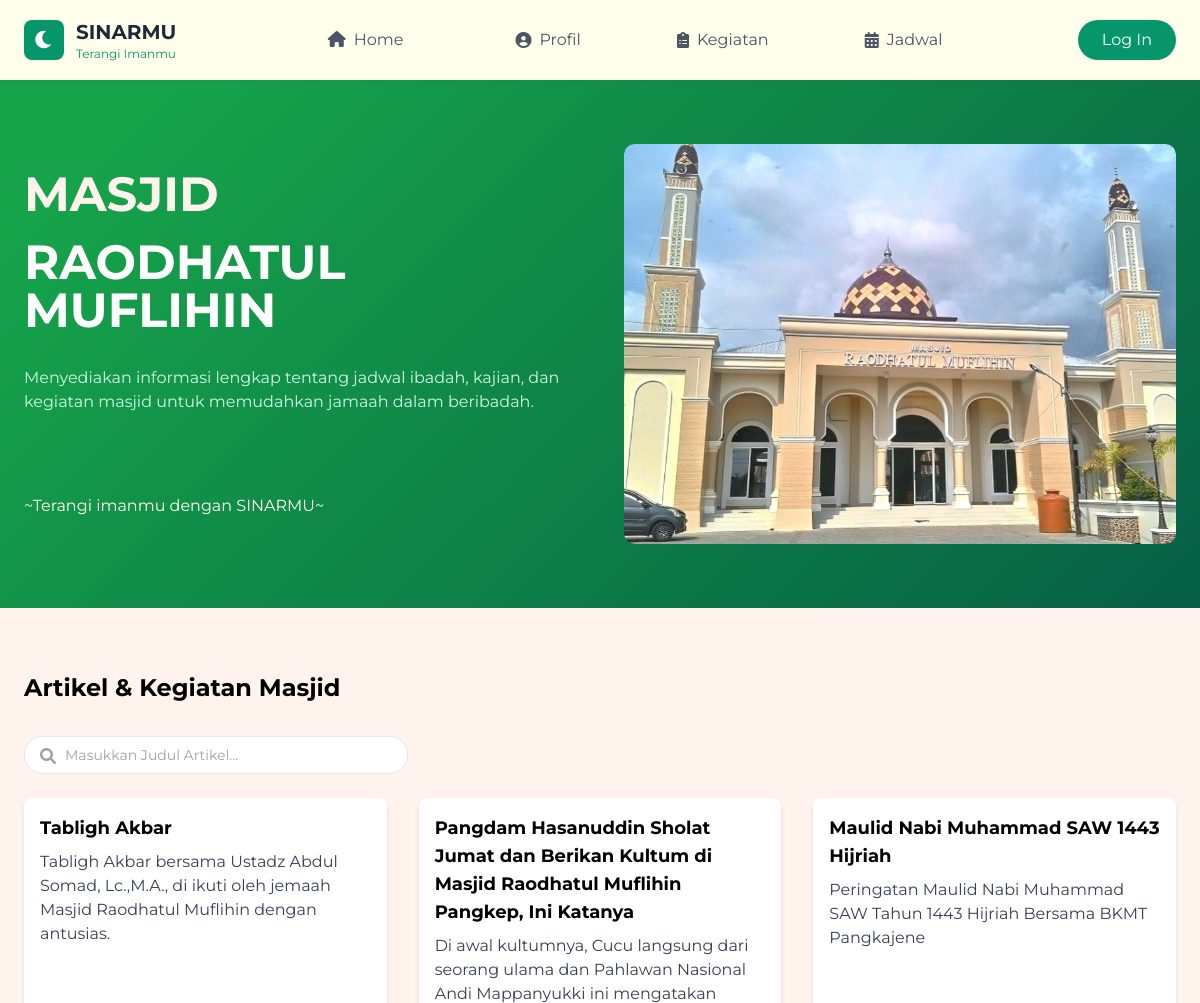
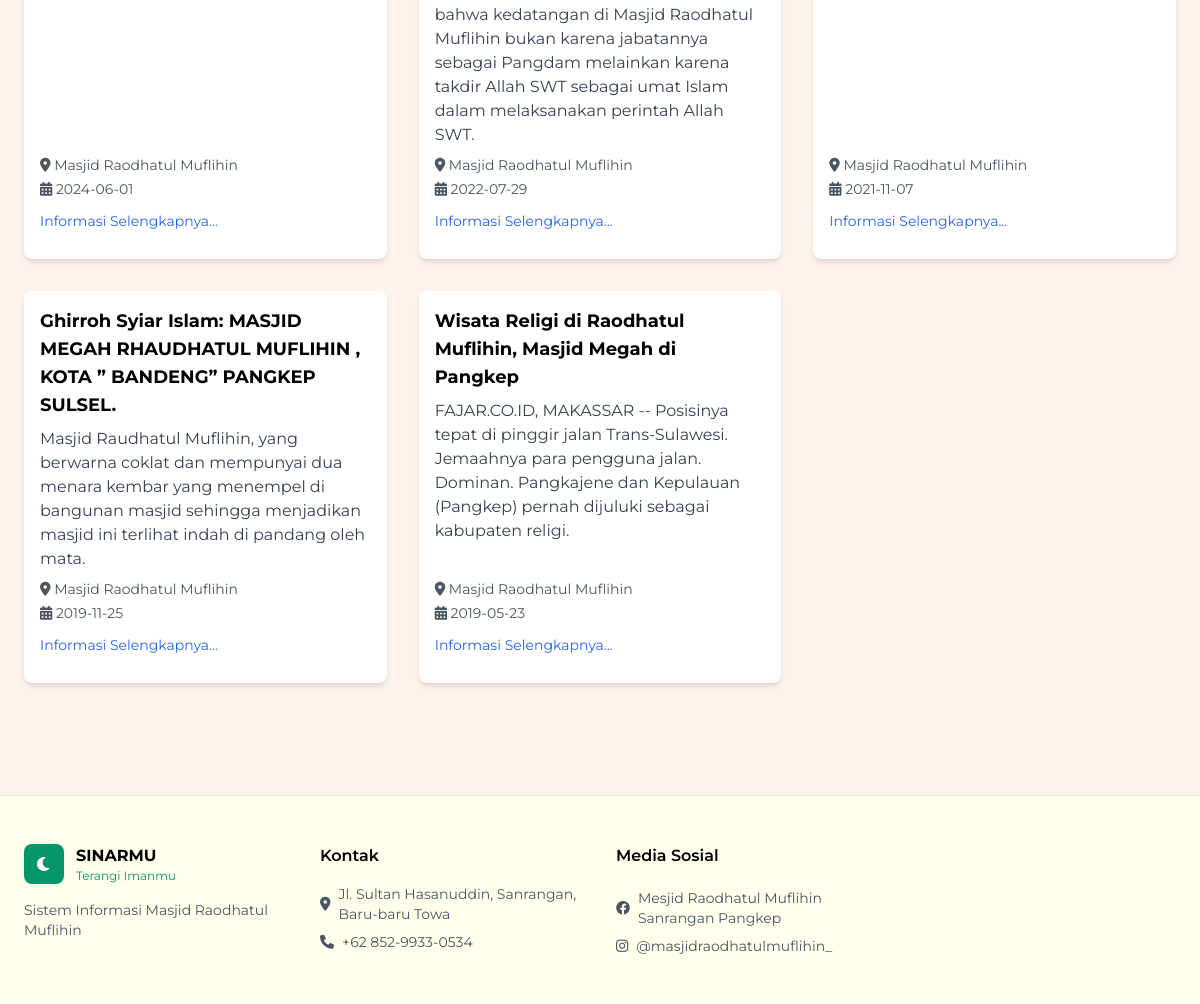
Page /home_public.php on the committed database (2 pictures, top to bottom).
### tables this page shows
CREATE TABLE `artikel` (
  `id_artikel` int NOT NULL,
  `judul_artikel` varchar(255) NOT NULL,
  `deskripsi_artikel` text NOT NULL,
  `tempat_artikel` varchar(255) NOT NULL,
  `tanggal_artikel` date NOT NULL,
  `link_artikel` varchar(255) NOT NULL,
  `created_at` timestamp NULL DEFAULT CURRENT_TIMESTAMP,
  `updated_at` timestamp NULL DEFAULT CURRENT_TIMESTAMP ON UPDATE CURRENT_TIMESTAMP
);

### home_public.php (the view, shortened to what this page needs)
<?php
include 'koneksi.php';
$query = isset($_GET['query']) ? trim($_GET['query']) : '';
if (!empty($query)) {
    $stmt = $conn->prepare(
        "SELECT id_artikel, judul_artikel, deskripsi_artikel, tempat_artikel, tanggal_artikel, link_artikel
        FROM artikel
        WHERE judul_artikel LIKE ?
        ORDER BY tanggal_artikel DESC"
    );
    $search = "%$query%";
    $stmt->bind_param("s", $search);
} else {
    $stmt = $conn->prepare(
        "SELECT id_artikel, judul_artikel, deskripsi_artikel, tempat_artikel, tanggal_artikel, link_artikel
        FROM artikel
        ORDER BY tanggal_artikel DESC"
    );
}
$stmt->execute();
$result = $stmt->get_result();
$data_artikel = $result->num_rows > 0 ? $result->fetch_all(MYSQLI_ASSOC) : [];
?>
<!DOCTYPE html>
<html lang="id">
<head>
    <link href="https://cdnjs.cloudflare.com/ajax/libs/tailwindcss/2.2.19/tailwind.min.css" rel="stylesheet">
    <link href="https://cdnjs.cloudflare.com/ajax/libs/font-awesome/6.0.0/css/all.min.css" rel="stylesheet">
</head>
<body>
    <nav class="background shadow-sm sticky top-0 z-50">
        <div class="max-w-7xl mx-auto px-6">
            <div class="flex justify-between h-20 items-center">
                <div class="flex items-center gap-3">
                    <div class="w-10 h-10 bg-green-600 rounded-lg flex items-center justify-center">
                        <i class="fas fa-moon text-white text-xl"></i>
                    </div>
                    <div>
                        <h1 class="font-bold text-xl text-gray-800">SINARMU</h1>
                        <p class="text-xs text-green-600">Terangi Imanmu</p>
                    </div>
                </div>
                <div class="hidden md:flex items-center space-x-20">
                    <div class="relative">
                        <div id="Home" class="flex items-center text-gray-600 hover:text-green-600 px-2 py-1 cursor-pointer">
                            <a href="home_public.php">
                                <i class="fas fa-home mr-2"></i>Home
                            </a>
                        </div>
                    </div>
                    <div class="relative">
                        <div id="Profil" class="flex items-center text-gray-600 hover:text-green-600 px-2 py-1 cursor-pointer">
                            <i class="fas fa-user-circle mr-2"></i>Profil
                        </div>
                    </div>
                    <div class="relative">
                        <div id="Activity" class="flex items-center text-gray-600 hover:text-green-600 px-2 py-1 cursor-pointer">
                            <i class="fas fa-clipboard-list mr-2"></i>Kegiatan
                        </div>
                    </div>
                    <div class="relative">
                        <div id="Schedule" class="flex items-center text-gray-600 hover:text-green-600 px-2 py-1 cursor-pointer">
                            <i class="fas fa-calendar-alt mr-2"></i>Jadwal
                        </div>
                    </div>
                </div>
        <div class="flex items-center gap-4">
            <a href="login.php" class="bg-green-600 text-white px-6 py-2 rounded-full hover:bg-green-700 transition">Log In</a>
        </div>
    </nav>
    <section class="hero-gradient py-16 text-white">
        <div class="max-w-7xl mx-auto px-6">
            <div class="grid grid-cols-1 md:grid-cols-2 gap-12 items-center">
                <div>
                    <h1 class="text-5xl font-bold mb-5" style="color: #fff3ee">MASJID</h1>
                    <h1 class="text-5xl font-bold mb-8">RAODHATUL MUFLIHIN</h1>
                    <p class="text-green-100 mb-20">Menyediakan informasi lengkap tentang jadwal ibadah, kajian, dan kegiatan masjid untuk memudahkan jamaah dalam beribadah.</p>
                    <h3 class="text-green-50" style="color: #FFFFEC">~Terangi imanmu dengan SINARMU~</h3>
                </div>
                <div class="relative w-full h-94 overflow-hidden">
                    <div class="swiper-container">
                        <div class="swiper-wrapper">
                            <div class="swiper-slide"><img src="/sisfo-masjid/image/masjid1.png" alt="Gambar 1" class="rounded-lg shadow-lg"></div>
                        </div>
                    </div>
                </div>
            </div>
        </div>
    </section>
    <section class="card py-16">
        <div class="max-w-7xl mx-auto px-6">
            <div class="flex justify-between items-center mb-8">
                <h2 class="text-2xl font-bold">Artikel & Kegiatan Masjid</h2>
            </div>
            <div class="mb-6">
                <div class="flex items-center gap-4">
                    <form action="" method="GET" class="relative">
                        <input type="search" name="query" placeholder="Masukkan Judul Artikel..."
                            class="w-96 pl-10 pr-10 py-2 rounded-full border border-gray-200 focus:outline-none focus:ring-2 focus:ring-green-500 text-sm"
                            id="search-input" autocomplete="off">
                        <i class="fas fa-search absolute left-4 top-3 text-gray-400"></i>
                    </form>
                </div>
            </div>
            <div class="grid grid-cols-1 md:grid-cols-3 gap-8 mb-12">
                <?php foreach ($data_artikel as $index => $row): ?>
                    <div class="bg-white shadow-md rounded-lg overflow-hidden flex flex-col justify-between">
                        <div class="p-4 flex flex-col justify-between flex-grow">
                            <h3 class="text-lg font-bold mb-2">
                                <?= htmlspecialchars($row['judul_artikel'] ?? ''); ?>
                            </h3>
                            <p class="text-gray-700 mb-2">
                                <?= htmlspecialchars($row['deskripsi_artikel'] ?? ''); ?>
                            </p>
                            <div class="mt-auto">
                                <p class="text-sm text-gray-600 mb-1">
                                    <i class="fas fa-map-marker-alt"></i> <?= htmlspecialchars($row['tempat_artikel'] ?? ''); ?>
                                </p>
                                <p class="text-sm text-gray-600 mb-3">
                                    <i class="fas fa-calendar-alt"></i> <?= htmlspecialchars($row['tanggal_artikel'] ?? ''); ?>
                                </p>
                                <p class="text-sm text-gray-600 mb-3">
                                    <a href="<?= htmlspecialchars($row['link_artikel'] ?? ''); ?>" class="text-blue-600 hover:underline">
                                        Informasi Selengkapnya...
                                    </a>
                                </p>
                            </div>
                        </div>
                    </div>
                <?php endforeach; ?>
            </div>
        </div>
    </section>
    <footer class="background border-t">
            <div class="max-w-7xl mx-auto px-6 py-12">
                <div class="grid grid-cols-1 md:grid-cols-4 gap-8">
                    <div>
                        <div class="flex items-center gap-3 mb-4">
                            <div class="w-10 h-10 bg-green-600 rounded-lg flex items-center justify-center">
                                <i class="fas fa-moon text-white"></i>
                            </div>
                            <div>
                                <h4 class="font-bold">SINARMU</h4>
                                <p class="text-xs text-green-600">Terangi Imanmu</p>
                            </div>
                        </div>
                        <p class="text-gray-600 text-sm">Sistem Informasi Masjid Raodhatul Muflihin</p>
                    </div>
                    <div>
                        <h5 class="font-semibold mb-4">Kontak</h5>
                        <ul class="space-y-2 text-sm text-gray-600">
                            <li class="flex items-center gap-2">
                                <i class="fas fa-map-marker-alt"></i>
                                    <a href="https://www.google.co.id/maps/place/Masjid+Raodhatul+Muflihin/@-4.8570717,119.5683597,17z/data=!3m1!4b1!4m6!3m5!1s0x2dbe50384d5f9bdf:0x94d60c3d24cec5d!8m2!3d-4.8570717!4d119.5709346!16s%2Fg%2F11cjh_1107?entry=ttu&g_ep=EgoyMDI0MTAyNy4wIKXMDSoASAFQAw%3D%3D" class="hover:text-green-600">
                                        Jl. Sultan Hasanuddin, Sanrangan, Baru-baru Towa
                                    </a>
                            </li>
                            <li class="flex items-center gap-2">
                                <i class="fas fa-phone"></i>
                                    <a href="https://wa.me/6285299330534" class="hover:text-green-600">
                                        +62 852-9933-0534
                                    </a>
                            </li>
                        </ul>
                    </div>
                    <div>
                        <h5 class="font-semibold mb-5">Media Sosial</h5>
                        <ul class="space-y-2 text-sm text-gray-600">
                            <li class="flex items-center gap-2">
                                <i class="fab fa-facebook"></i>
                                    <a href="https://web.facebook.com/pages/Mesjid-Raodhatul-Muflihin-Sanrangan-Pangkep/2469976183028030" class="hover:text-green-600">
                                        Mesjid Raodhatul Muflihin Sanrangan Pangkep
                                    </a>
                            </li>
                            <li class="flex items-center gap-2">
                                <i class="fab fa-instagram"></i>
                                    <a href="https://www.instagram.com/masjidraodhatulmuflihin_/" class="hover:text-green-600">
                                        @masjidraodhatulmuflihin_
                                    </a>
                            </li>
                        </ul>
                    </div>
                </div>
            </div>
    </footer>
</body>
</html>

### home_public.php (style rules this page uses)
body { font-family: 'Montserrat', sans-serif; background-color: #fff3ee; }
.hero-gradient { background: linear-gradient(135deg, #16a34a 10%, #065f46 100%); }
.card { background: #fff3ee; }
nav { background: #FFFFEC; position: sticky; top: 0; z-index: 50; }
nav a { color: #4a5568; padding: 0.5rem 1rem; border-radius: 0.5rem; }
footer { background-color: #FFFFEC; border-top: 1px solid #e2e8f0; }
.swiper-container { width: 100%; height: 400px; position: relative; overflow: hidden; border-radius: 10px; }
.swiper-wrapper { display: flex; transition: transform 0.5s ease-in-out; }
.swiper-slide { display: flex; justify-content: center; align-items: center; opacity: 0; transition: opacity 0.5s ease-in-out; position: absolute; width: 100%; height: 100%; border-radius: 10px; overflow: hidden; box-shadow: 0 4px 15px rgba(0, 0, 0, 0.2); }
.swiper-slide-active { opacity: 1; }

### rows in the picture
artikel: judul_artikel "Tabligh Akbar", deskripsi_artikel "Tabligh Akbar bersama Ustadz Abdul Somad, Lc.,M.A., di ikuti oleh jemaah Masjid Raodhatul Muflihin dengan antusias.", tempat_artikel "Masjid Raodhatul Muflihin", tanggal_artikel "2024-06-01"
artikel: judul_artikel "Pangdam Hasanuddin Sholat Jumat dan Berikan Kultum di Masjid Raodhatul Muflihin Pangkep, Ini Katanya", deskripsi_artikel "Di awal kultumnya, Cucu langsung dari seorang ulama dan Pahlawan Nasional Andi Mappanyukki ini mengatakan bahwa kedatangan di Masjid Raodhatul Muflihin bukan karena jabatannya sebagai Pangdam melainkan karena takdir Allah SWT sebagai umat Islam dalam melaksanakan perintah Allah SWT.", tempat_artikel "Masjid Raodhatul Muflihin", tanggal_artikel "2022-07-29"
artikel: judul_artikel "Maulid Nabi Muhammad SAW 1443 Hijriah", deskripsi_artikel "Peringatan Maulid Nabi Muhammad SAW Tahun 1443 Hijriah Bersama BKMT Pangkajene", tempat_artikel "Masjid Raodhatul Muflihin", tanggal_artikel "2021-11-07"
artikel: judul_artikel "Ghirroh Syiar Islam: MASJID MEGAH RHAUDHATUL MUFLIHIN , KOTA ” BANDENG” PANGKEP SULSEL.", deskripsi_artikel "Masjid Raudhatul Muflihin, yang berwarna coklat dan mempunyai dua menara kembar yang menempel di bangunan masjid sehingga menjadikan masjid ini terlihat indah di pandang oleh mata.", tempat_artikel "Masjid Raodhatul Muflihin", tanggal_artikel "2019-11-25"
artikel: judul_artikel "Wisata Religi di Raodhatul Muflihin, Masjid Megah di Pangkep", deskripsi_artikel "FAJAR.CO.ID, MAKASSAR -- Posisinya tepat di pinggir jalan Trans-Sulawesi. Jemaahnya para pengguna jalan. Dominan. Pangkajene dan Kepulauan (Pangkep) pernah dijuluki sebagai kabupaten religi.", tempat_artikel "Masjid Raodhatul Muflihin", tanggal_artikel "2019-05-23"
